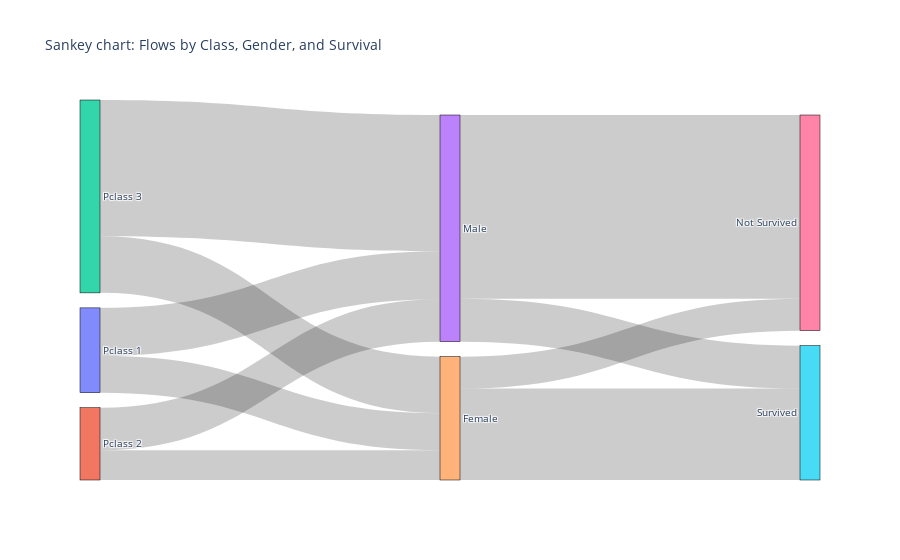

This figure's notebook cell:
### Markdown cell above
Создадим диаграмму sankey по потокам по классам, полу и выживаемости

### Code cell
# Defining labels for nodes
labels = ['Pclass 1', 'Pclass 2', 'Pclass 3', 'Male', 'Female', 'Survived', 'Not Survived']

# Creating streams between categories
source = ['Pclass 1', 'Pclass 1', 'Pclass 2', 'Pclass 2', 'Pclass 3', 'Pclass 3', 'Male', 'Female', 'Male', 'Female']
target = ['Male', 'Female', 'Male', 'Female', 'Male', 'Female', 'Survived', 'Survived', 'Not Survived', 'Not Survived']
values = [
    data[(data['Pclass'] == 1) & (data['Sex'] == 'male')].shape[0],  # Number of male in 1 PClass
    data[(data['Pclass'] == 1) & (data['Sex'] == 'female')].shape[0],  # Number of female in 1 PClass

    data[(data['Pclass'] == 2) & (data['Sex'] == 'male')].shape[0],  # Number of male in 2 PClass
    data[(data['Pclass'] == 2) & (data['Sex'] == 'female')].shape[0],  # Number of female in 2 PClass

    data[(data['Pclass'] == 3) & (data['Sex'] == 'male')].shape[0],  # Number of male in 3 PClass
    data[(data['Pclass'] == 3) & (data['Sex'] == 'female')].shape[0],  # Number of female in 3 PClass


    data[(data['Survived'] == 1) & (data['Sex'] == 'male')].shape[0],  # Number of survived male
    data[(data['Survived'] == 1) & (data['Sex'] == 'female')].shape[0],  # Number of survived female

    data[(data['Survived'] == 0) & (data['Sex'] == 'male')].shape[0],  # Number of notsurvived male
    data[(data['Survived'] == 0) & (data['Sex'] == 'female')].shape[0]   # Number of notsurvived female
]

# Indexes for sources and targets
sources = [labels.index(src) for src in source]
targets = [labels.index(tgt) for tgt in target]

# Creating a sankey chart
fig = go.Figure(go.Sankey(
    node=dict(
        pad=15,
        thickness=20,
        line=dict(color="black", width=0.5),
        label=labels
    ),
    link=dict(
        source=sources,
        target=targets,
        value=values
    )
))

fig.update_layout(title_text="Sankey chart: Flows by Class, Gender, and Survival", font_size=10)
fig.show()

### Figure 1 — Plotly figure (JSON) as saved in the notebook; plotly's stock layout.template omitted (floating-point values rounded to 4 significant figures)
{"data": [{"link": {"source": [0, 0, 1, 1, 2, 2, 3, 4, 3, 4], "target": [3, 4, 3, 4, 3, 4, 5, 5, 6, 6], "value": [122, 94, 108, 76, 347, 144, 109, 233, 468, 81]}, "node": {"label": ["Pclass 1", "Pclass 2", "Pclass 3", "Male", "Female", "Survived", "Not Survived"], "line": {"color": "black", "width": 0.5}, "pad": 15, "thickness": 20}, "type": "sankey"}], "layout": {"font": {"size": 10}, "title": {"text": "Sankey chart: Flows by Class, Gender, and Survival"}}}
